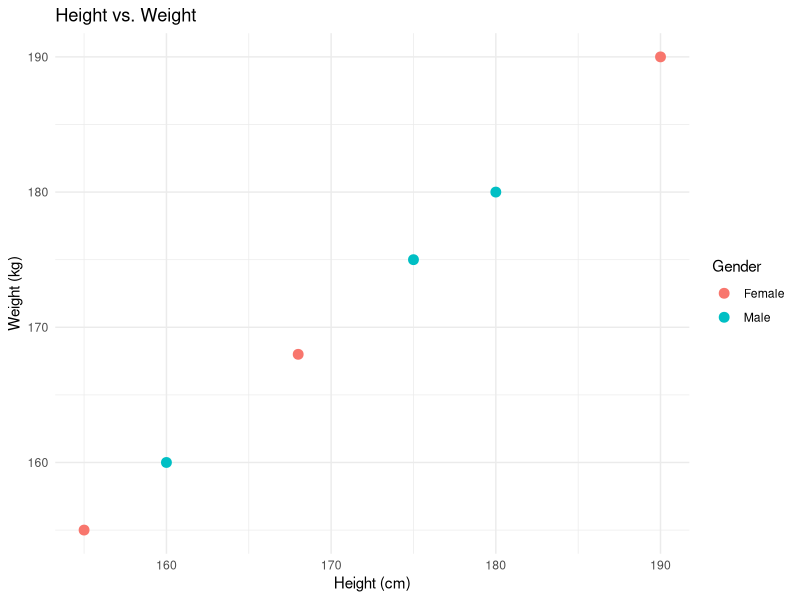
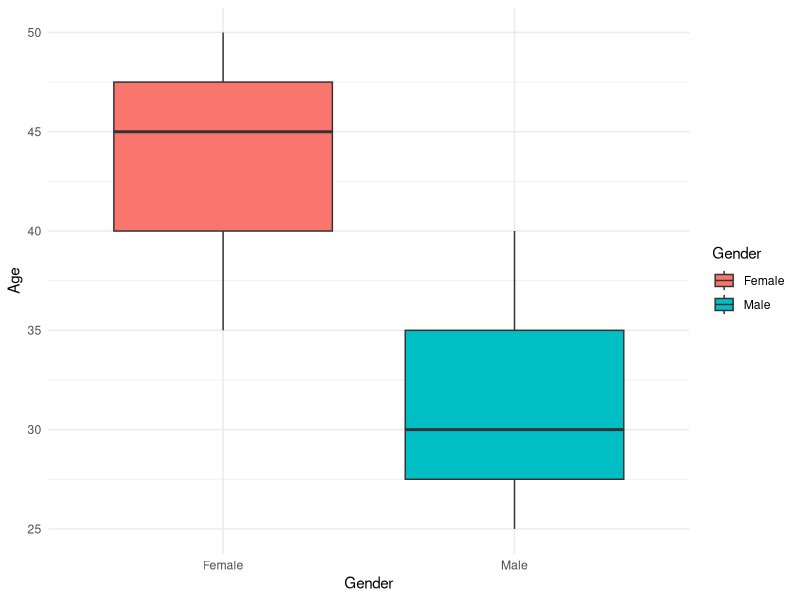
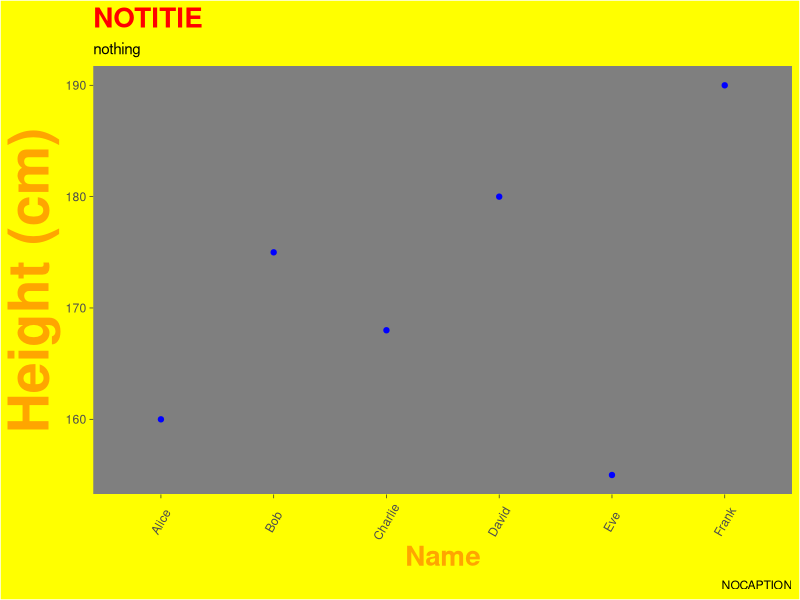
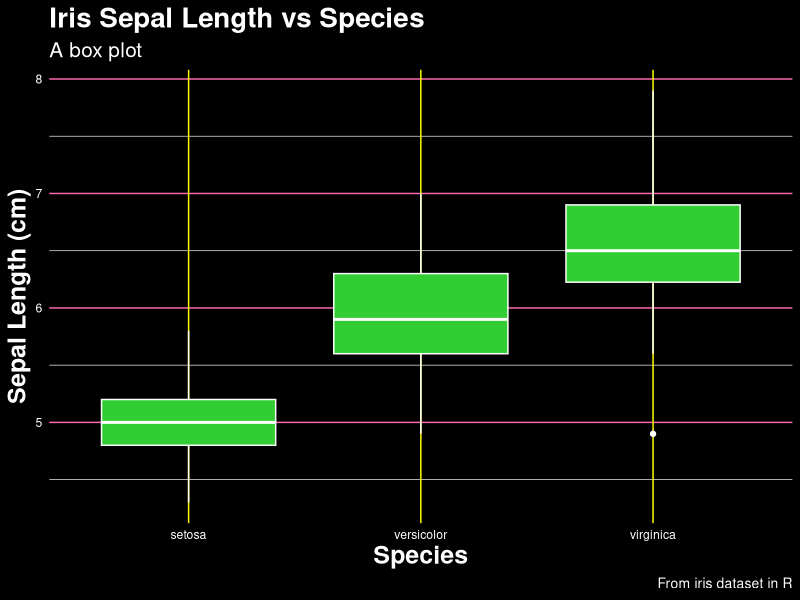

Recreate these plots in R, in order.
#Cleaning and plotting practice 2/10/25

library(ggplot2)
library(tidyverse)
library(dplyr)

#messy chatgpt dataset
# Step 1: Create a Messy Dataset
set.seed(123)
messy_data <- tibble(
  ID = c(101, 102, 103, 104, 105, 106, 107, 108, 108),  # Duplicate ID
  Name = c("Alice", "Bob", "Charlie", "David", "Eve", "Frank", "Grace", NA, "Henry"), # Missing value
  Age = c(25, "30", 35, "forty", 45, 50, NA, 60, 65),  # Mixed types, text error
  Height_cm = c(160, 175, 168, 180, 155, 190, 165, 170, 300),  # Outlier
  Weight_kg = c(55, 80, 72, 85, 50, 90, 65, 70, 500),  # Outlier
  JoiningDate = c("2020-01-15", "2019/02/20", "18-03-2018", "2017-04-10", 
                  "2021-06-25", "2016-07-30", "2022-09-05", "2023-10-01", "2023-10-01"), # Inconsistent date formats
  Gender = c("M", "M", "F", "Male", "Female", "F", "F", "M", "M") # Inconsistent values
)

View(messy_data)

#clean the dataset
cleaned_data <- messy_data %>% 
  distinct() %>% #removes duplicates
  mutate(
    Age = as.numeric(replace(Age, Age == "forty", "40")),#changes the word forty to 40
    Height_cm = ifelse(Height_cm > 250, NA, Height_cm), #remove height outliers
    Weight_kg = ifelse(Weight_kg > 200, NA, Height_cm), #remove weight outliers
    JoiningDate = lubridate::parse_date_time(JoiningDate, orders = c("ymd", "dmy", "mdy")), # fix the dates
    Gender = case_when(
      Gender %in% c("M", "Male") ~ "Male",
      Gender %in% c("F", "Female") ~ "Female",
      TRUE ~ Gender
    )
  ) %>% 
  drop_na()

View(cleaned_data)
cleaned_data


#ggplot visualization
#Scatter plot of Height vs weight
p1 <- ggplot(cleaned_data, aes(x = Height_cm, y = Weight_kg, color = Gender)) +
  geom_point(size = 3) +
  labs(title = "Height vs. Weight", x = "Height (cm)", y = "Weight (kg)") +
  theme_minimal()

p1

ggplot(cleaned_data) +
  aes(x = Gender, y = Age, fill = Gender) +
  geom_boxplot() + 
  theme_minimal()

ggplot(cleaned_data)+
  aes(x = Name, y = Height_cm) +
  geom_point(color = "blue") +
  theme_dark() +
  labs(
    title = "NOTITIE",
    x = "Name",
    y = "Height (cm)",
    subtitle = "nothing",
    caption = "NOCAPTION"
  ) +
  theme(
  axis.text.x = element_text(angle = 60, vjust = 0.5, hjust = 0.5),
  plot.background = element_rect(fill = "yellow"),
  panel.grid = element_blank(),
  plot.title = element_text(color = "red", face = "bold", size = 20),
  axis.title.x = element_text(color = "orange", face = "bold", size = 20),
  axis.title.y = element_text(color = "orange", face = "bold", size = 40)
  )

#some random ggplot practice to do it myself
data(iris)
iris

ggplot(iris) + 
  aes(x = Species, y = Sepal.Length) + 
  geom_boxplot(fill = "limegreen", color = "white") + 
  theme_minimal() +
  labs(
    title = "Iris Sepal Length vs Species",
    subtitle = "A box plot",
    y = "Sepal Length (cm)",
    caption = "From iris dataset in R"
  ) +
  theme(
    plot.background = element_rect(fill = "black"),
    axis.title = element_text(color = "white", face = "bold", size = 18),
    plot.title = element_text(color = "white", face = "bold", size = 20),
    axis.text = element_text(color = "white"),
    plot.subtitle  = element_text(color = "white", size = 15),
    plot.caption = element_text(color = "white", size = 10),
    panel.grid.major.x = element_line(color  = "yellow"),
    panel.grid.major.y = element_line(color = "hotpink")
  )

#practice with mutate() function
#mutate creates new columns or modified existing ones in a df

mtcars_new <- mtcars %>% 
  mutate(km_per_liter = mpg * 0.425144) #Creates a new column titled "km per liter" and is the product of mpg and a scalar

head(mtcars)
head(mtcars_new)

#modifying an existing column
#lets add a decimal place to mpg
mtcars_newer <- mtcars %>% 
  mutate(mpg = round(mpg,1))
head(mtcars_newer)

#using ifelse() to create a new column based on a condition
#three categories
  #high is mpg >20
  #med is mpg >15
  #low is otherwise
mtcars_1 <- mtcars %>% 
  mutate(fuel_efficiency = ifelse(mpg>20, "High",
                            ifelse(mpg>15, "Medium", "Low")))
head(mtcars_1)


#use case_when for multiple conditions
mtcars_2 <- mtcars %>% 
  mutate(
    car_type = case_when(
      mpg > 25 ~ "Super Efficient",
      mpg > 20 ~ "Efficient",
      mpg > 15 ~ "Average",
      TRUE ~ "Inefficient"
    )
  )
head(mtcars_2)
View(mtcars_2)

mtcars_6 <- mtcars %>% 
  mutate(
    carb_type = case_when(
      carb == 4 ~ "4",
      carb == 1 ~ "1",
      carb == 2 ~ "2"
    )
  )

head(mtcars_6)

mtcars_7 <- mtcars %>% 
  mutate(weight_to_mpg_ratio = wt/mpg)

head(mtcars_7)

mtcars

#now lets create a power to weight ratio using hp and wt
mtcars_3 <- mtcars %>% 
  mutate(pwr_to_wt = hp/wt)

#an extra practice
mtcars_5 <- mtcars %>% 
  mutate(disp_to_mpg_ratio = disp/mpg)

head(mtcars_5)

head(mtcars_3)

#changing multiple columns with across()
mtcars_4 <- mtcars %>% 
  mutate(across(c(mpg, hp, wt), round, digits =1))
head(mtcars_4)

#using row_number() to add row number
mtcars_new <- mtcars %>% 
  mutate(row_id = row_number())


head(mtcars_new)
